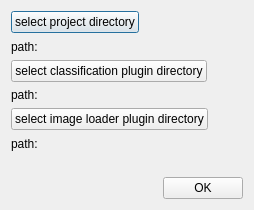
<?xml version="1.0" encoding="UTF-8"?>
<ui version="4.0">
 <class>ConfigurationDialog</class>
 <widget class="QDialog" name="ConfigurationDialog">
  <property name="windowModality">
   <enum>Qt::WindowModal</enum>
  </property>
  <property name="geometry">
   <rect>
    <x>0</x>
    <y>0</y>
    <width>254</width>
    <height>210</height>
   </rect>
  </property>
  <property name="windowTitle">
   <string>Configuration</string>
  </property>
  <layout class="QVBoxLayout" name="verticalLayout">
   <item>
    <layout class="QHBoxLayout" name="horizontalLayout_3">
     <item>
      <widget class="QPushButton" name="pushButton_projectDir">
       <property name="text">
        <string>select project directory</string>
       </property>
      </widget>
     </item>
     <item>
      <spacer name="horizontalSpacer_3">
       <property name="orientation">
        <enum>Qt::Horizontal</enum>
       </property>
       <property name="sizeHint" stdset="0">
        <size>
         <width>40</width>
         <height>20</height>
        </size>
       </property>
      </spacer>
     </item>
    </layout>
   </item>
   <item>
    <layout class="QHBoxLayout" name="horizontalLayout_7">
     <item>
      <widget class="QLabel" name="label">
       <property name="sizePolicy">
        <sizepolicy hsizetype="Maximum" vsizetype="Preferred">
         <horstretch>0</horstretch>
         <verstretch>0</verstretch>
        </sizepolicy>
       </property>
       <property name="text">
        <string>path:</string>
       </property>
      </widget>
     </item>
     <item>
      <widget class="QLabel" name="label_projectsDir">
       <property name="text">
        <string/>
       </property>
      </widget>
     </item>
    </layout>
   </item>
   <item>
    <layout class="QHBoxLayout" name="horizontalLayout_2">
     <item>
      <widget class="QPushButton" name="pushButton_classificationDir">
       <property name="text">
        <string>select classification plugin directory</string>
       </property>
      </widget>
     </item>
     <item>
      <spacer name="horizontalSpacer_2">
       <property name="orientation">
        <enum>Qt::Horizontal</enum>
       </property>
       <property name="sizeHint" stdset="0">
        <size>
         <width>40</width>
         <height>20</height>
        </size>
       </property>
      </spacer>
     </item>
    </layout>
   </item>
   <item>
    <layout class="QHBoxLayout" name="horizontalLayout_6">
     <item>
      <widget class="QLabel" name="label_2">
       <property name="sizePolicy">
        <sizepolicy hsizetype="Maximum" vsizetype="Preferred">
         <horstretch>0</horstretch>
         <verstretch>0</verstretch>
        </sizepolicy>
       </property>
       <property name="text">
        <string>path:</string>
       </property>
      </widget>
     </item>
     <item>
      <widget class="QLabel" name="label_classificationDir">
       <property name="text">
        <string/>
       </property>
      </widget>
     </item>
    </layout>
   </item>
   <item>
    <layout class="QHBoxLayout" name="horizontalLayout">
     <item>
      <widget class="QPushButton" name="pushButton_imageLoaderDir">
       <property name="text">
        <string>select image loader plugin directory</string>
       </property>
      </widget>
     </item>
     <item>
      <spacer name="horizontalSpacer">
       <property name="orientation">
        <enum>Qt::Horizontal</enum>
       </property>
       <property name="sizeHint" stdset="0">
        <size>
         <width>40</width>
         <height>20</height>
        </size>
       </property>
      </spacer>
     </item>
    </layout>
   </item>
   <item>
    <layout class="QHBoxLayout" name="horizontalLayout_5">
     <item>
      <widget class="QLabel" name="label_3">
       <property name="sizePolicy">
        <sizepolicy hsizetype="Maximum" vsizetype="Preferred">
         <horstretch>0</horstretch>
         <verstretch>0</verstretch>
        </sizepolicy>
       </property>
       <property name="text">
        <string>path:</string>
       </property>
      </widget>
     </item>
     <item>
      <widget class="QLabel" name="label_imageLoaderDir">
       <property name="text">
        <string/>
       </property>
      </widget>
     </item>
    </layout>
   </item>
   <item>
    <widget class="QLabel" name="label_error">
     <property name="styleSheet">
      <string notr="true">QLabel { color : red; }</string>
     </property>
     <property name="text">
      <string>&lt;error&gt;</string>
     </property>
    </widget>
   </item>
   <item>
    <layout class="QHBoxLayout" name="horizontalLayout_4">
     <item>
      <spacer name="horizontalSpacer_4">
       <property name="orientation">
        <enum>Qt::Horizontal</enum>
       </property>
       <property name="sizeHint" stdset="0">
        <size>
         <width>238</width>
         <height>20</height>
        </size>
       </property>
      </spacer>
     </item>
     <item>
      <widget class="QPushButton" name="pushButton_apply">
       <property name="text">
        <string>OK</string>
       </property>
      </widget>
     </item>
    </layout>
   </item>
  </layout>
 </widget>
 <resources/>
 <connections/>
</ui>
